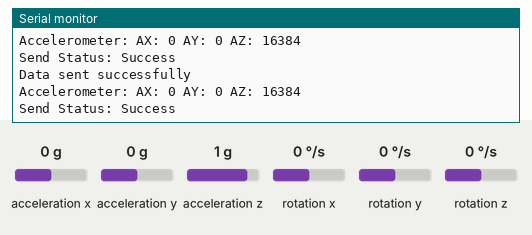
Simulated run of this sketch. Board: ESP32. On the bench: the last lines printed to the serial monitor. The test bench sets the inputs (shaded band); at power-on: acceleration x 0 g, acceleration y 0 g, acceleration z 1 g, rotation x 0 °/s, rotation y 0 °/s, rotation z 0 °/s.

Above: at 1.3 s.
1.4 s: acceleration x set to -1.4 g
At 1.46 s:
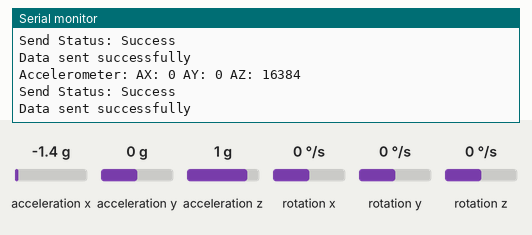
2.9 s: acceleration y set to -1.4 g
At 3.13 s:
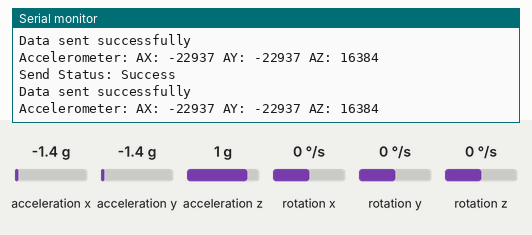
4.4 s: acceleration z set to -1.4 g
At 4.49 s:
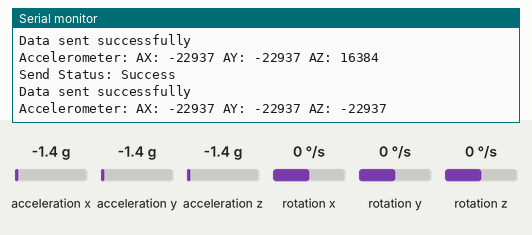

The sketch:

Transmitter.ino
```cpp
#include <Wire.h>
#include <MPU6050.h>
#include <esp_now.h>
#include <WiFi.h>

MPU6050 mpu;

#define CHANNEL 1  // Communication channel

// Define the structure for the data to be sent
typedef struct struct_message {
  int16_t ax, ay, az;
  int16_t gx, gy, gz;
} struct_message;

struct_message myData;

// Receiver MAC Address (replace with your receiver's MAC address)
uint8_t receiverMac[6] = {0x14, 0x33, 0x5C, 0x0A, 0x88, 0xC8};

void setup() {
  Serial.begin(115200);

  Wire.begin(21, 22); // SDA, SCL
  mpu.initialize();

  if (!mpu.testConnection()) {
    Serial.println("MPU6050 connection failed");
    while (1);
  }

  // WiFi setup
  WiFi.mode(WIFI_STA);
  WiFi.disconnect(); // Disconnect from any network
  delay(100);

  // Initialize ESP-NOW
  if (esp_now_init() != ESP_OK) {
    Serial.println("ESP-NOW initialization failed");
    while (1);
  }

  // Register send callback
  esp_now_register_send_cb(OnDataSent);

  // Clear peer info
  esp_now_peer_info_t peerInfo = {};
  memcpy(peerInfo.peer_addr, receiverMac, 6);
  peerInfo.channel = CHANNEL;
  peerInfo.encrypt = false;

  if (esp_now_add_peer(&peerInfo) != ESP_OK) {
    Serial.println("Failed to add peer");
    while (1);
  } else {
    Serial.println("Peer added successfully");
  }

  Serial.println("Setup complete");
}

void loop() {
  mpu.getAcceleration(&myData.ax, &myData.ay, &myData.az);
  mpu.getRotation(&myData.gx, &myData.gy, &myData.gz);

  // Send data
  esp_err_t result = esp_now_send(receiverMac, (uint8_t *)&myData, sizeof(myData));

  if (result == ESP_OK) {
    Serial.println("Data sent successfully");
  } else {
    Serial.print("Error sending data: ");
    Serial.println(result);
  }

  Serial.print("Accelerometer: ");
  Serial.print("AX: "); Serial.print(myData.ax);
  Serial.print(" AY: "); Serial.print(myData.ay);
  Serial.print(" AZ: "); Serial.println(myData.az);

  delay(100);
}

// Callback when data is sent
void OnDataSent(const uint8_t *mac_addr, esp_now_send_status_t status) {
  Serial.print("Send Status: ");
  Serial.println(status == ESP_NOW_SEND_SUCCESS ? "Success" : "Fail");
}
```

Measured:
- after the input at 2.9 s, the serial monitor: prints a new line at once (image 2)
- after the input at 4.4 s, the serial monitor: prints a new line after 0.09 s (image 3)
